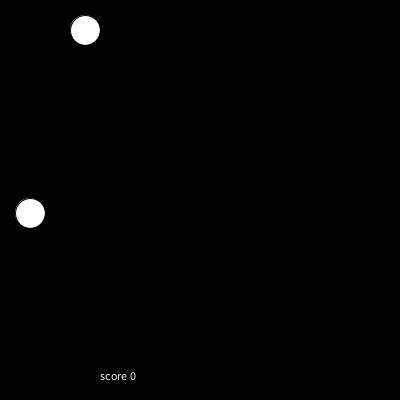
Frame 1 (no input)
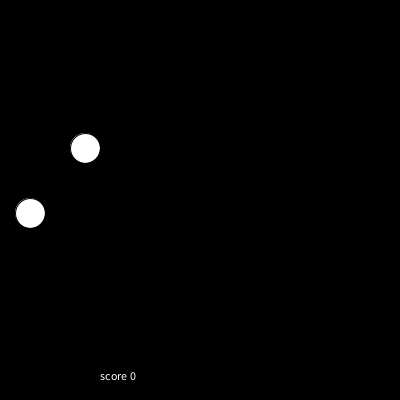
Frame 60 (the mouse pressed at the canvas centre just before this capture)
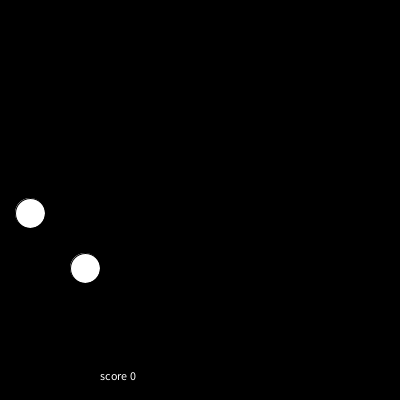
Frame 120 (the mouse held since frame 60 and released just before this capture)

The Processing sketch that drew these frames (run headless with seeded random() and noise(); from frame 60 on, the mouse is pressed at the canvas centre):

// Processing sketch: Create_Keyboard_Events
// ── Create_Keyboard_Events.pde
int width=400;
int height=400;

int score=0;
int x1=30;
int y1=(int)random(height-70);
int x2=(int)random(width-70);
int y2=30;

int r=255;
int g=255;
int b=255;
public void settings()//Processing 3 not support variable size in setup function
{
  size(width, height);
}

public void setup()
{
  background(0);
}

public void draw()
{
  frameRate=30;
  background(0);
  createShapes();
  change();
  keyPressed();
  checkLocation();
  String ss="score "+score;
  text(ss,100,380);
}

public void createShapes() 
{
  fill(r,g,b);
  ellipse(x1,y1,30,30);
  ellipse(x2,y2,30,30);
}

public void change(){
  y2+=2;
 if(y2>height)
  {
    y2=30;
  }
}

public void keyPressed()
{
    if(keyCode==UP)
    y1-=2;
    if(keyCode==DOWN)
    y1+=2;
    if(keyCode==LEFT)
    x1-=2;
    if(keyCode==RIGHT)
    x1+=2;
  }

public void checkLocation()
{
  if(Math.abs(x1-x2)<20 && Math.abs(y1-y2)<20){
    y2=30;
    score++;
  }
}
